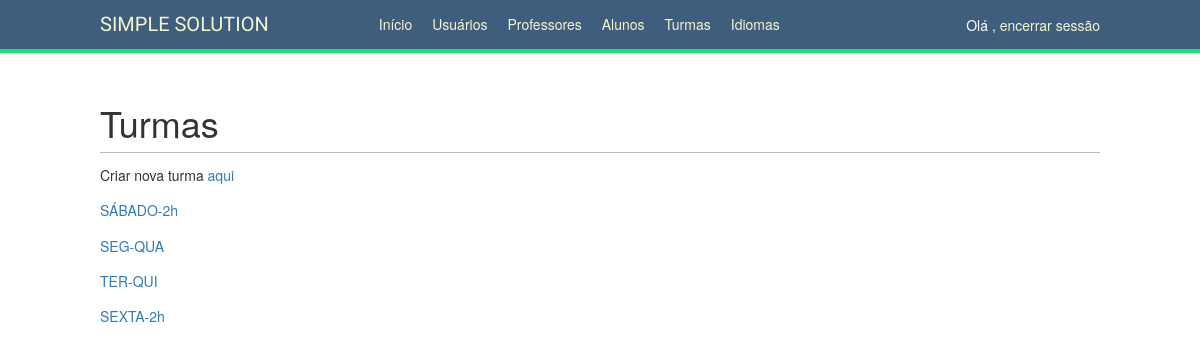
The app's page /school/careers/ (signed in) with its own data.
### school/models.py (models this page shows, shortened)
class Career(models.Model):
    SEG_QUA = 'SEG-QUA'
    TER_QUI = 'TER-QUI'
    SEXTA = 'SEXTA-2h'
    SABADO = 'SÁBADO-2h'
    WEEK_DAYS_MAP = {
        SEG_QUA: 'SEG-QUA',
        TER_QUI: 'TER-QUI',
        SEXTA: 'SEXTA-2h',
        SABADO: 'SÁBADO-2h',
    }
    WEEK_DAYS_CHOICES = [
        (SEG_QUA, WEEK_DAYS_MAP[SEG_QUA]),
        (TER_QUI, WEEK_DAYS_MAP[TER_QUI]),
        (SEXTA, WEEK_DAYS_MAP[SEXTA]),
        (SABADO, WEEK_DAYS_MAP[SABADO]),
    ]
    name = models.CharField(max_length=80, verbose_name='Dias da semana', choices=WEEK_DAYS_CHOICES)
    code = models.CharField(max_length=25, verbose_name='Cód',unique=True)
    subjects = models.ManyToManyField(Subject, blank=True,)
    time = models.CharField(max_length=30,verbose_name='Horário',default='10:00/11:00')

### school/views.py (the view)
@staff_member_required
def career_list(request):
    careers = Career.objects.all()
    return render(request, 'school/career/list.html', {'section': 'careers',
                                                       'careers': careers})

### school/templates/school/career/list.html (shortened to what this page needs)
{% extends "base.html" %}
{% block content %}
    <h1>Turmas</h1>
    <p>Criar nova turma <a href="{% url "career_create" %}">aqui</a></p>
    {% for career in careers %}
        <div>
            <p class="title"><a href="{% url "career_detail" career.id %}">{{ career.name }}</a></p>
        </div>
    {% endfor %}
{% endblock %}

### account/static/css/base.css (style rules this page uses)
body { margin:0; padding:0; font-family:helvetica, sans-VITRif; }
p { line-height: 1.8; }
a { color:#120a8f; text-decoration:none; }
h1, h2, h3, h4, h5 , h6 { font-family: 'Muli', sans-VITRif; font-weight:normal; }
h1 { border-bottom:1px solid #bbb; padding:0 0 10px 0; margin:10px 0 20px 0; }

### records on screen
Career: name "SÁBADO-2h"
Career: name "SEG-QUA"
Career: name "TER-QUI"
Career: name "SEXTA-2h"
